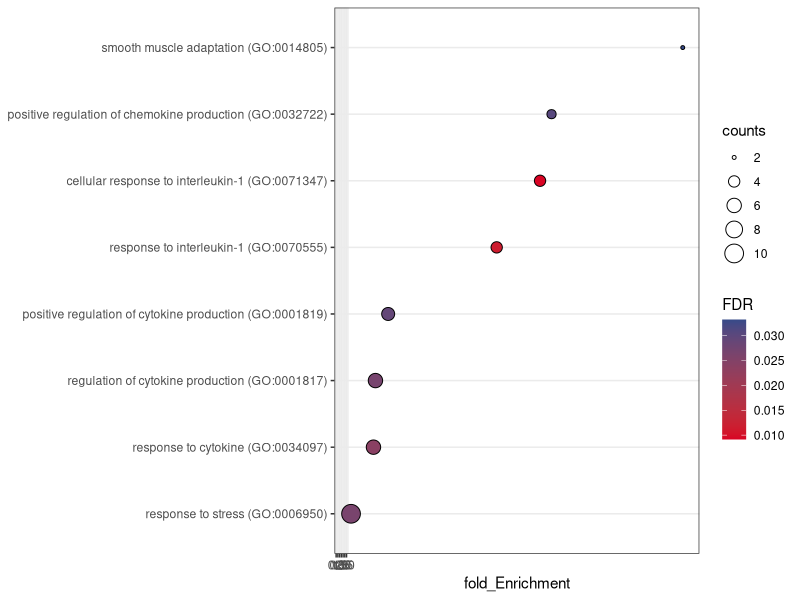

Write R code to recreate this figure.
library(ggplot2)
setwd("~/zhangyi_rat/rat")
a<-read.table("Enrichment_plot.txt", head=TRUE, sep="\t")
S1<- ggplot(a, aes(x= fold_Enrichment, y=reorder(GO, fold_Enrichment), size=counts,fill=FDR)) + geom_point(shape = 21) +theme_bw() +theme()
#S1 = S1+scale_color_gradient(low = "red2",  high = "mediumblue", space = "Lab")
#S1<-S1 + theme(axis.title.x =element_text(face="bold", size=20), axis.title.y=element_text(face="bold",size=10))
#S1


S1=S1+ scale_fill_continuous(low = '#d90424', high = '#374a89')+scale_x_continuous(
  labels = scales::number_format(accuracy = 0.1))+ theme(axis.title.y = element_blank())+xlab("fold_Enrichment")+scale_x_continuous(breaks = seq(0, 3, by = 0.5))
S1